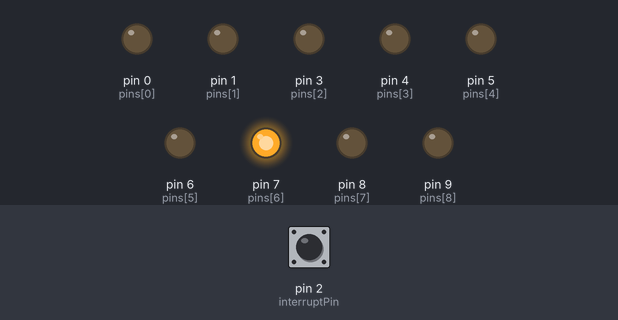
Bench run of a sketch on a simulated Arduino Uno, built with avr-gcc and run on an emulated ATmega328P. On the bench: output pins drawn as LEDs (lit = HIGH). The inputs (shaded band) are chosen by the test bench; at power-on: pin 2 (interruptPin) HIGH. Random numbers use the default seed unless the sketch sets one.

Above: at 1.25 s.
1.3 s: pin 2 (interruptPin) pulled LOW for 0.15 s
At 1.8 s:
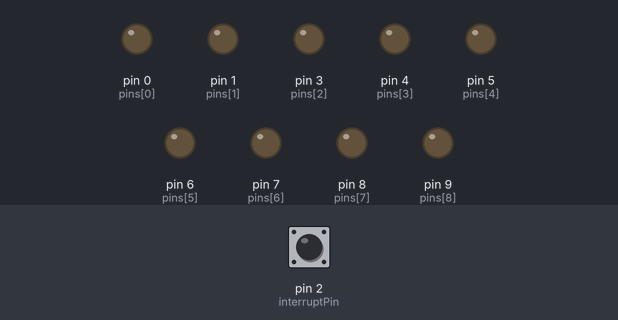
4.4 s: pin 2 (interruptPin) pulled LOW for 1 s
8.4 s: pin 2 (interruptPin) pulled LOW for 3.2 s
At 16.2 s:
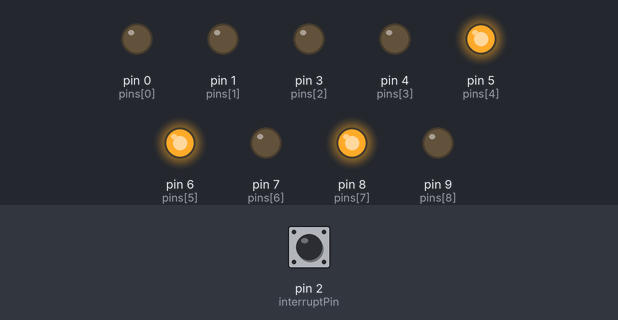
17.6 s: pin 2 (interruptPin) pulled LOW for 3.2 s
At 23.6 s:
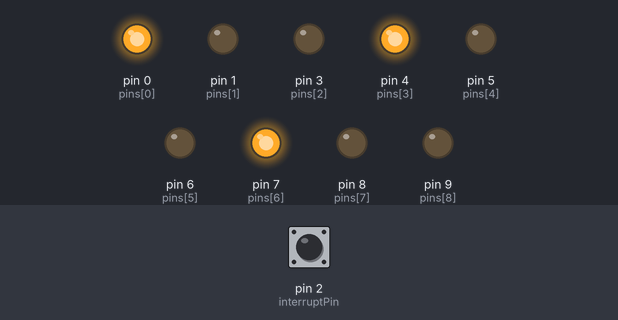
Timing chart, 0 to 36.5 s (numbered marks = the images above; inputs shaded):
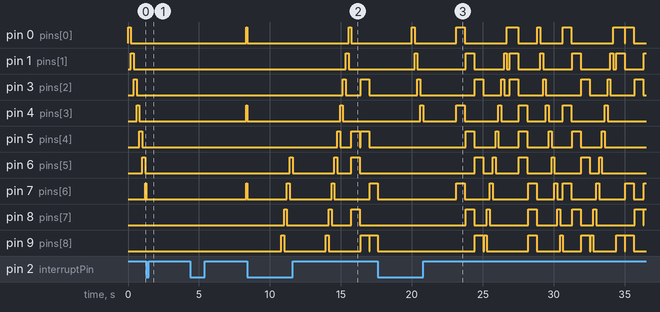

The sketch:

ProjetoFinal_Microcontroladores.ino
```cpp
int timer_1 = 200;
int timer_2 = 600;
int t_low = 50;
int pins[] = {0,1,3,4,5,6,7,8,9};
int num_pins=9;
long randNumber_1;
long randNumber_2;
long randNumber_3;
const byte interruptPin = 2;
int i;

void Padrao1();
void Padrao2();
void Padrao3();
void Padrao4();
void Padrao5();

void interrupcao(){
  for(i=0; i<num_pins; i++)
    digitalWrite(pins[i],LOW); // Desliga os LEDs
  delay(500000);
}

void setup(){
  for(i=0; i<num_pins; i++)
    pinMode(pins[i],OUTPUT);
    pinMode(interruptPin, INPUT_PULLUP);
    /*#### CONFIGURAÇÃO DA INTERRUPÇÃO ####
     *
     * attachInterrupt(INT,FUNÇÂO,MODO); -> Função de configuração da interrupção
     *
     * INT: Número da porta usada para a interrupção.
     *    No Arduino UNO INT 0 corresponde à porta digital 2 e INT 1 corresponde à porta digital 3;
     *
     *    interruptPin = 2; ou interruptPin = 3;
     *    digitalPinToInterrupt(interruptPin) -> creio que ao invés de usar 0 e 1 para indicar a porta utilizada podemos usar essa função alternativa também.
     *
     * FUNÇÃO: Nome da função que será chamada e executada quando ocorrer a interrupção.
     *
     * MODO: Define em qual tipo de variação do dinal a interrupção será disparada.
     *    - LOW: Dispara a interrupção quando a tensãio do pino está em 0V.
     *    - CHANGE: Dispara sempre que o sinal no pino muda de estado, borda 0V (O) para 5V(1) ou vice-versa.
     *    - RISING: Dispara somente borda de subida, 0V(0) para 5V(1).
     *    - FALLING: Dispara borda de descida, 5V(1) para 0V(0).
     *
     *  https://www.arduino.cc/reference/pt/language/functions/external-interrupts/attachinterrupt/
     *  https://www.arduinoportugal.pt/usando-interrupcao-externa-no-arduino/
    */
    attachInterrupt(digitalPinToInterrupt(interruptPin),interrupcao,CHANGE);
}

void loop(){
  Padrao1();
  Padrao3();
  Padrao2();
  Padrao4();
  Padrao1();
  Padrao3();
  Padrao2();
  Padrao5();
}

void Padrao1(){
  //Esquerda pra direita
  for(i=0; i<num_pins; i++){
    digitalWrite(pins[i],HIGH);
    delay(timer_1);
    digitalWrite(pins[i],LOW);
  }
}

void Padrao2(){
  //Direita pra esquerda
  for(i=num_pins-1; i>=0; i--){
    digitalWrite(pins[i], HIGH);
    delay(timer_1);
    digitalWrite(pins[i], LOW);
  }
}

void Padrao3(){
  //Acende os leds de mesma cor.
  for(i=0; i<3; i++){
    digitalWrite(pins[i], HIGH);
    digitalWrite(pins[i+3], HIGH);
    digitalWrite(pins[i+6], HIGH);
    delay(timer_2);
    digitalWrite(pins[i], LOW);
    digitalWrite(pins[i+3], LOW);
    digitalWrite(pins[i+6], LOW);
    delay(t_low);
  }
}

void Padrao4(){
  //Acende 3 leds randomicamente de cada vez.
  for(i=0; i<num_pins; i++){
    randNumber_1 = random(num_pins);
    randNumber_2 = random(num_pins);
    randNumber_3 = random(num_pins);
    digitalWrite(pins[randNumber_1], HIGH);
    digitalWrite(pins[randNumber_2], HIGH);
    digitalWrite(pins[randNumber_3], HIGH);
    delay(timer_2);
    digitalWrite(pins[randNumber_1], LOW);
    digitalWrite(pins[randNumber_2], LOW);
    digitalWrite(pins[randNumber_3], LOW);
    delay(t_low);
  }
}

void Padrao5(){
  //Acende 3 leds seguidos de cada vez.
  for(i=0; i<num_pins; i+=3){
    digitalWrite(pins[i], HIGH);
    digitalWrite(pins[i+1], HIGH);
    digitalWrite(pins[i+2], HIGH);
    delay(timer_2);
    digitalWrite(pins[i], LOW);
    digitalWrite(pins[i+1], LOW);
    digitalWrite(pins[i+2], LOW);
    delay(t_low);
  }
}
```

Measured:
- by itself, pin 5 (pins[4]): repeats every 3.8 s: LOW 1.5 s, HIGH 0.20 s, LOW 1.5 s, HIGH 0.60 s
